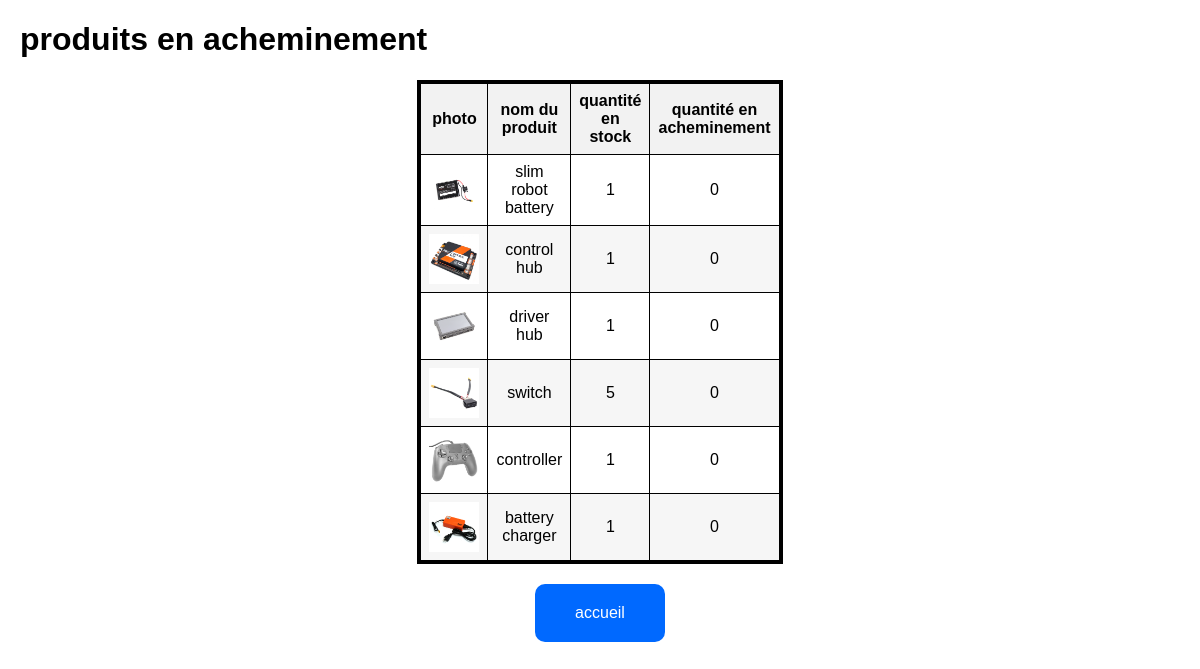
The app's page /vue with its own data.
### tables this page shows
CREATE TABLE "stock" (
	"photo"	TEXT,
	"name"	TEXT,
	"quantity"	INTEGER,
	PRIMARY KEY("name")
);

### projet.py (the view)
@app.route('/vue')
def afficher_vue():
    donnees = get_vue()
    print(donnees)
    return render_template("vue.html", donnees=donnees)

### projet.py (called while the page is built)
def get_all_items(table):
    cursor.execute(f"SELECT * FROM {table}")
    return cursor.fetchall()

def get_vue():
    vue = []
    for item in get_all_items("stock"):
        cursor.execute(f"SELECT commandes.quantity FROM commandes JOIN stock ON commandes.name = stock.name AND stock.name = '{item[1]}'")
        complementary = cursor.fetchone()
        if complementary:
            final_item = list(item) + list(complementary)
        else:
            final_item = list(item) + [0]
        vue.append(final_item)
    return vue

### templates/vue.html (shortened to what this page needs)
<!DOCTYPE html>
<html lang="fr">
<head>
    <link rel="stylesheet" type="text/css" href="/static/vue/style.css">
</head>
<body>
    <h1>produits en acheminement</h1>
    <div class="table">
        <table>
            <thead>
                <tr>
                    <th>photo</th>
                    <th>nom du produit</th>
                    <th>quantité en stock</th>
                    <th>quantité en acheminement</th>
                </tr>
            </thead>
            <tbody>
                {% for produit in donnees %}
                <tr element="{{produit[1]}}">
                    <td><image src="/static/images/{{produit[0]}}" class="image-icon"></image></td>
                    <td>{{ produit[1] }}</td>
                    <td>{{ produit[2] }}</td>
                    <td>{{ produit[3] }}</td>
                </tr>
                {% endfor %}
            </tbody>
        </table>
    </div>
    <div class="return">
        <a class="return" href="/">accueil</a>
    </div>
</body>
</html>

### static/vue/style.css (style rules this page uses)
body { font-family: Arial, sans-serif; margin: 20px; }
table { border-collapse: collapse; width: 100%; max-width: 800px; margin: auto; }
th, td { border: 1px solid #000000; padding: 8px; text-align: center; vertical-align: middle; }
th { background-color: #f2f2f2; font-weight: bold; }
tr:nth-child(even) { background-color: #f6f6f6; }
.image-icon { display: block; max-width: 50px; height: 50px; margin: 0 auto; }
.table { display: grid; justify-content: center; border: 3px solid #000000; width:min-content; margin:auto; }
td { text-align: center; vertical-align: middle; }
div.return { display:flex; justify-content:center; margin-top:20px; }
a.return { padding:20px; background-color:#0069ff; border-radius:10px; text-decoration:none; color:white; padding-left: 40px; padding-right: 40px; }

### records on screen
stock: photo (picture), name "slim robot battery", quantity "1", produit "0"
stock: photo (picture), name "control hub", quantity "1", produit "0"
stock: photo (picture), name "driver hub", quantity "1", produit "0"
stock: photo (picture), name "switch", quantity "5", produit "0"
stock: photo (picture), name "controller", quantity "1", produit "0"
stock: photo (picture), name "battery charger", quantity "1", produit "0"
